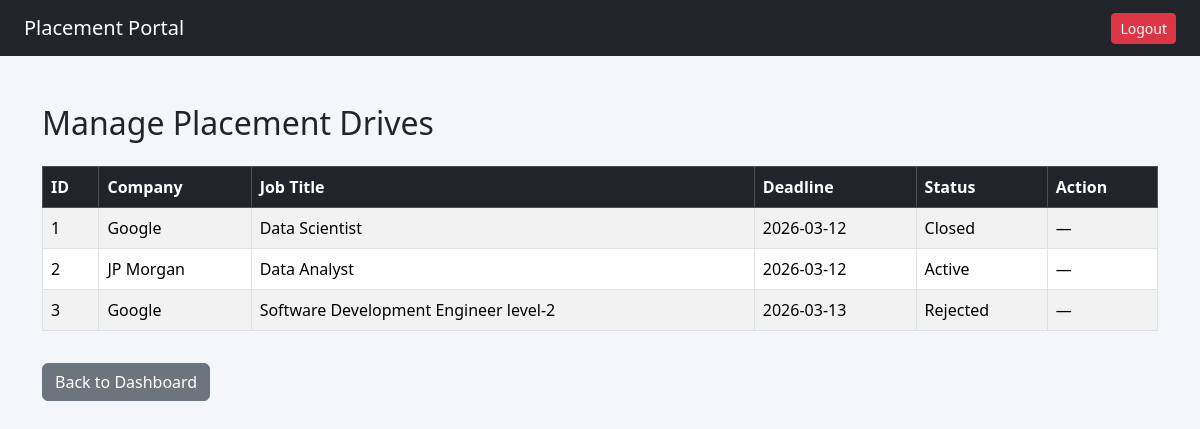
The app's page /admin/drives (signed in) with its own data.
### tables this page shows
CREATE TABLE placement_drive(
            id INTEGER PRIMARY KEY AUTOINCREMENT,
            company_id INTEGER,
            job_title TEXT NOT NULL,
            job_description TEXT,
            eligibility TEXT,
            deadline TEXT,
            status TEXT DEFAULT 'Pending',
            created_at TEXT,
            FOREIGN KEY(company_id) REFERENCES company(id)              
        );

CREATE TABLE company (
          id INTEGER PRIMARY KEY AUTOINCREMENT,
          name TEXT NOT NULL,
          email TEXT UNIQUE NOT NULL,
          password TEXT NOT NULL,
          hr_contact TEXT,
          website TEXT,
          approval_status TEXT DEFAULT 'Pending',
          is_active INTEGER DEFAULT 1,
          created_at TEXT          
        );

### app.py (the view)
@app.route('/admin/drives')
def manage_drives():
    if session.get('role') != 'admin':
        return redirect('/')
    conn = get_connection()
    cursor = conn.cursor()
    cursor.execute("""
        SELECT placement_drive.*, company.name as company_name
        FROM placement_drive
        JOIN company ON placement_drive.company_id = company.id
    """)
    drives = cursor.fetchall()
    conn.close()
    return render_template("admin/drives.html", drives=drives)

### database.py (called while the page is built)
def get_connection():
    conn = sqlite3.connect(DB_NAME)
    conn.row_factory = sqlite3.Row
    return conn

### templates/admin/drives.html
{% extends "base.html" %}
{% block content %}
<h2 class="mb-4">Manage Placement Drives</h2>
<table class="table table-bordered table-striped">
    <thead class="table-dark">
        <tr>
            <th>ID</th>
            <th>Company</th>
            <th>Job Title</th>
            <th>Deadline</th>
            <th>Status</th>
            <th>Action</th>
        </tr>
    </thead>
    <tbody>
        {% for drive in drives %}
        <tr>
            <td>{{ drive.id }}</td>
            <td>{{ drive.company_name }}</td>
            <td>{{ drive.job_title }}</td>
            <td>{{ drive.deadline }}</td>
            <td>{{ drive.status }}</td>
            <td>
                {% if drive.status == 'Pending' %}
                <form action="/admin/approve-drive/{{ drive.id }}"
                      method="POST"
                      style="display:inline;">
                    <button class="btn btn-success btn-sm">
                        Approve
                    </button>
                </form>
                <form action="/admin/reject-drive/{{ drive.id }}"
                      method="POST"
                      style="display:inline;">
                    <button class="btn btn-danger btn-sm">
                        Reject
                    </button>
                </form>
                {% else %}
                    —
                {% endif %}
            </td>
        </tr>
        {% endfor %}
    </tbody>
</table>
<a href="/admin/dashboard" class="btn btn-secondary mt-3">
    Back to Dashboard
</a>
{% endblock %}

### static/style.css (style rules this page uses)
body { background-color: #f4f6f9; }

### records on screen
placement_drive: id "1", company_name "Google", job_title "Data Scientist", deadline "2026-03-12", status "Closed"
placement_drive: id "2", company_name "JP Morgan", job_title "Data Analyst", deadline "2026-03-12", status "Active"
placement_drive: id "3", company_name "Google", job_title "Software Development Engineer level-2", deadline "2026-03-13", status "Rejected"
